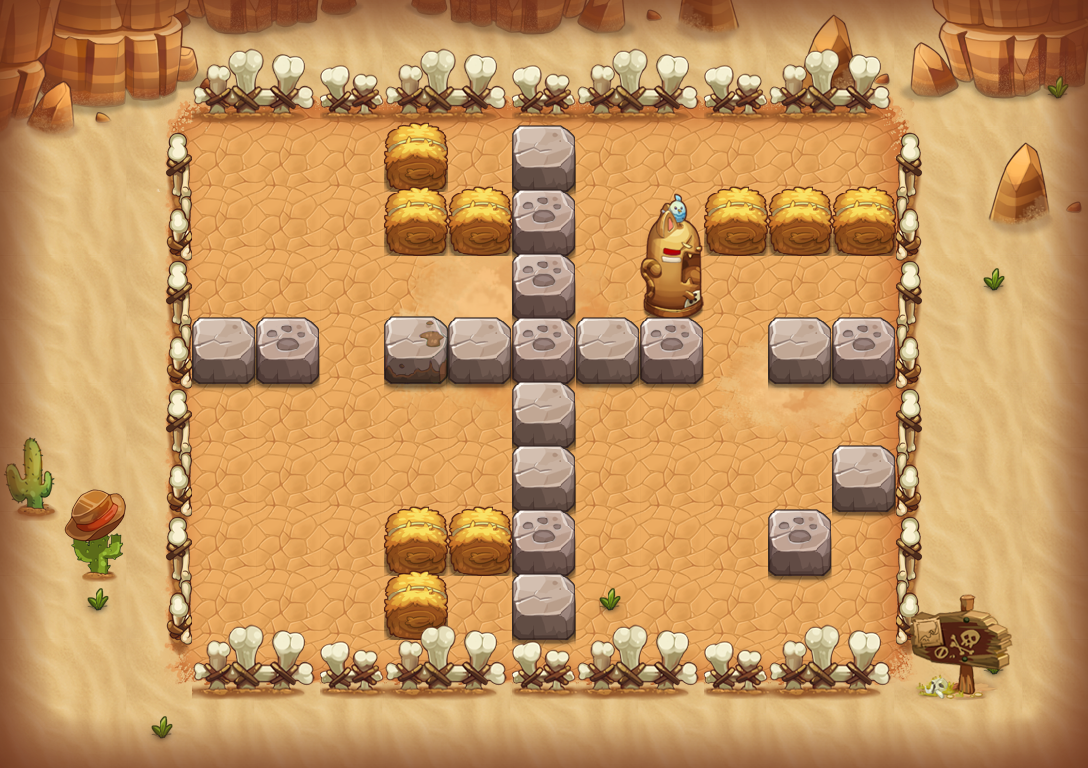

Rendered tile map (Tiled .tmx) drawn with the repository's tilesets; below, a short description and the map source with its tile grids summarised:
An orthogonal 17x12 tile map with 64x64 px tiles, 16 tile layers (PASS, 块层 2, 块层 15, 块层 4, ...) and 11 objects (8x TRAP, 2x ysg3, PLAYER).

<map version="1.0" orientation="orthogonal" width="17" height="12" tilewidth="64" tileheight="64">
 <properties>
  <property name="DESTRY1" value="255" />
  <property name="DESTRY2" value="314" />
  <property name="DESTRY3" value="144" />
  <property name="DESTRY4" value="173" />
  <property name="DESTRY_COUNT" value="4" />
  <property name="EXP" value="290" />
  <property name="ITEM" value="D006" />
  <property name="MONEY" value="435" />
  <property name="START_SCRIPT" value="lv22" />
 </properties>
 <tileset firstgid="1" name="hmpy" tilewidth="64" tileheight="64">
  <image source="hmpy-hd.png" width="1000" height="2048" />
 </tileset>
 <layer name="PASS" width="17" height="12">
  <data>[204 cells, 146 non-empty, 10 distinct tile ids]</data>
 </layer>
 <layer name="块层 2" width="17" height="12">
  <data>[204 cells, 131 non-empty, 26 distinct tile ids]</data>
 </layer>
 <layer name="块层 15" width="17" height="12">
  <data>[204 cells, 44 non-empty, 36 distinct tile ids]</data>
 </layer>
 <layer name="块层 4" width="17" height="12">
  <data>[204 cells, 49 non-empty, 27 distinct tile ids]</data>
 </layer>
 <layer name="块层 3" width="17" height="12">
  <data>[204 cells, 56 non-empty, 9 distinct tile ids]</data>
 </layer>
 <layer name="块层 5" width="17" height="12">
  <data>[204 cells, 32 non-empty, 9 distinct tile ids]</data>
 </layer>
 <layer name="块层 16" width="17" height="12">
  <data>[204 cells, 100 non-empty, 24 distinct tile ids]</data>
 </layer>
 <layer name="SHELTER 9" width="17" height="12">
  <data>[204 cells, 11 non-empty, 3 distinct tile ids]</data>
 </layer>
 <layer name="SHELTER 8" width="17" height="12">
  <data>[204 cells, 2 non-empty, 2 distinct tile ids]</data>
 </layer>
 <layer name="SHELTER 7" width="17" height="12">
  <data>[204 cells, 4 non-empty, 2 distinct tile ids]</data>
 </layer>
 <layer name="SHELTER 6" width="17" height="12">
  <data>[204 cells, 2 non-empty, 1 distinct tile ids]</data>
 </layer>
 <layer name="SHELTER 5" width="17" height="12">
  <data>[204 cells, 1 non-empty, 1 distinct tile ids]</data>
 </layer>
 <layer name="SHELTER 4" width="17" height="12">
  <data>[204 cells, 9 non-empty, 3 distinct tile ids]</data>
 </layer>
 <layer name="SHELTER 3" width="17" height="12">
  <data>[204 cells, 2 non-empty, 2 distinct tile ids]</data>
 </layer>
 <layer name="SHELTER 2" width="17" height="12">
  <data>[204 cells, 6 non-empty, 2 distinct tile ids]</data>
 </layer>
 <layer name="SHELTER 1" width="17" height="12">
  <data>[204 cells, 2 non-empty, 2 distinct tile ids]</data>
 </layer>
 <objectgroup name="对象层 1" width="34" height="24">
  <object name="block1" type="TRAP" x="320" y="320" width="64" height="64">
   <properties>
    <property name="trap_ani" value="blok1.actor" />
    <property name="trap_blok" value="true" />
    <property name="trap_id" value="0" />
   </properties>
  </object>
  <object name="PLAYER" type="PLAYER" x="192" y="128" width="64" height="64" />
  <object name="fire1" type="TRAP" x="640" y="256" width="256" height="64">
   <properties>
    <property name="trap_id" value="1" />
    <property name="trap_particle" value="trap_fire_right_4.plist" />
    <property name="trap_state" value="open" />
   </properties>
  </object>
  <object name="ysg3" x="320" y="512" width="64" height="64">
   <properties>
    <property name="quality" value="ysg3.quality" />
   </properties>
  </object>
  <object name="ysg3" x="832" y="128" width="64" height="64">
   <properties>
    <property name="quality" value="ysg3.quality" />
   </properties>
  </object>
  <object name="zi_dan_right1" type="TRAP" x="192" y="384" width="64" height="64">
   <properties>
    <property name="trap_ani" value="fire_cat_right.actor" />
    <property name="trap_delay" value="2" />
    <property name="trap_id" value="0" />
    <property name="trap_script" value="trap(&quot;zi_dan_right1&quot;):setAtkPower(target(&quot;PLAYER&quot;):getHP()*0.1);trap(&quot;zi_dan_right1&quot;):turnRight(); trap(&quot;zi_dan_right1&quot;):getAI():getActions():addObject( AIUseSkill:create(   SkillLua:create(&quot;skill_0001&quot;)  )  );" />
    <property name="trap_start_mode" value="2" />
    <property name="trap_state" value="open" />
   </properties>
  </object>
  <object name="zi_dan_up1" type="TRAP" x="640" y="512" width="64" height="64">
   <properties>
    <property name="trap_ani" value="fire_cat_up.actor" />
    <property name="trap_delay" value="2" />
    <property name="trap_id" value="0" />
    <property name="trap_script" value="trap(&quot;zi_dan_up1&quot;):setAtkPower(target(&quot;PLAYER&quot;):getHP()*0.1);trap(&quot;zi_dan_up1&quot;):turnUp(); trap(&quot;zi_dan_up1&quot;):getAI():getActions():addObject( AIUseSkill:create(   SkillLua:create(&quot;skill_0001&quot;)  )  );" />
    <property name="trap_start_mode" value="2" />
    <property name="trap_state" value="open" />
   </properties>
  </object>
  <object name="block_control1" type="TRAP" x="448" y="128" width="64" height="64">
   <properties>
    <property name="trap_ani" value="switch.actor" />
    <property name="trap_floor" value="true" />
    <property name="trap_id" value="0" />
    <property name="trap_script" value="trap(&quot;block_control1&quot;):setOpened(false);trap(&quot;block1&quot;):setOpened(false)" />
    <property name="trap_sound_id" value="2" />
    <property name="trap_start_mode" value="0" />
    <property name="trap_state" value="open" />
   </properties>
  </object>
  <object name="mp1" type="TRAP" x="448" y="576" width="64" height="64">
   <properties>
    <property name="trap_ani" value="mp.actor" />
    <property name="trap_floor" value="true" />
    <property name="trap_id" value="0" />
    <property name="trap_script" value="trap_moveto(&quot;PLAYER&quot;, &quot;mp1&quot;,target(&quot;mp2&quot;):getX(),target(&quot;mp2&quot;):getY() );" />
    <property name="trap_sound_id" value="1" />
    <property name="trap_start_mode" value="0" />
    <property name="trap_state" value="open" />
   </properties>
  </object>
  <object name="mp2" type="TRAP" x="576" y="384" width="64" height="64">
   <properties>
    <property name="trap_ani" value="mp.actor" />
    <property name="trap_floor" value="true" />
    <property name="trap_id" value="0" />
    <property name="trap_script" value="trap_moveto(&quot;PLAYER&quot;, &quot;mp2&quot;,target(&quot;mp1&quot;):getX(),target(&quot;mp1&quot;):getY() );" />
    <property name="trap_sound_id" value="1" />
    <property name="trap_start_mode" value="0" />
    <property name="trap_state" value="open" />
   </properties>
  </object>
  <object name="fire_control1" type="TRAP" x="832" y="576" width="64" height="64">
   <properties>
    <property name="trap_ani" value="switch.actor" />
    <property name="trap_floor" value="true" />
    <property name="trap_id" value="0" />
    <property name="trap_script" value="trap(&quot;fire_control1&quot;):setOpened( false ); trap(&quot;fire1&quot;):setVisit( false );" />
    <property name="trap_sound_id" value="2" />
    <property name="trap_start_mode" value="0" />
    <property name="trap_state" value="open" />
   </properties>
  </object>
 </objectgroup>
</map>
